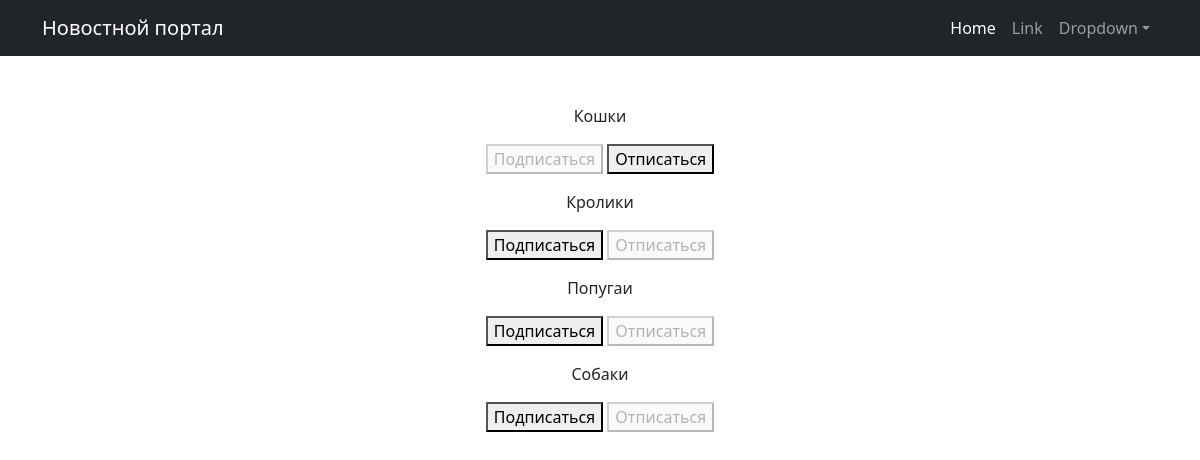
The page /subscriptions/ (signed in) on the database its author committed.
### news/models.py (models this page shows, shortened)
class Category(models.Model):
    name_category = models.CharField(max_length=255, unique= True)
    class Meta:
        verbose_name = 'Категория'
        verbose_name_plural = 'Категории'

### news/views.py (the view, shortened to what this page needs)
# urls.py: path('subscriptions/', subscriptions, name='subscriptions'),
@login_required
@csrf_protect
def subscriptions(request):
    categories_with_subscriptions = Category.objects.annotate(
        user_subscribed=Exists(
            Subscription.objects.filter(
                user=request.user,
                category=OuterRef('pk'),
            )
        )
    ).order_by('name_category')
    return render(
        request,
        'subscriptions.html',
        {'categories': categories_with_subscriptions},
    )

### templates/subscriptions.html (shortened to what this page needs)
{% extends 'flatpages/default.html' %}
{% block content %}
    {% for category in categories  %}
        <p>
            {{ category.name_category }}
            <form method="post">
                {% if category.user_subscribed %}
                    <button disabled>Подписаться</button>
                    <button name="action" value="unsubscribe">Отписаться</button>
                {% else %}
                    <button name="action" value="subscribe">Подписаться</button>
                    <button disabled>Отписаться</button>
                {% endif %}
            </form>
        </p>
    {% endfor %}
{% endblock content %}

### rows shown on the page
Category: name_category "Кошки", shows "Подписаться"
Category: name_category "Кролики", shows "Подписаться"
Category: name_category "Попугаи", shows "Подписаться"
Category: name_category "Собаки", shows "Подписаться"
